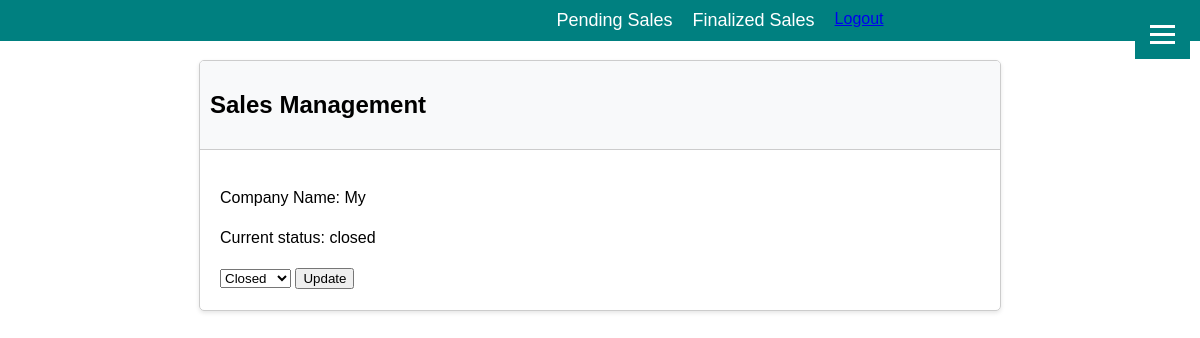
Page /sales_preview/status/5 (signed in) on the committed database.
### origin/models.py (models this page shows, shortened)
class ProductStatus(models.Model):
    product = models.ForeignKey(Product, on_delete=models.CASCADE)
    company = models.ForeignKey(Company, on_delete=models.CASCADE)
    STATUS_CHOICES = [
        ('pending', 'Pending'),
        ('closed', 'Closed'),
        ('denied', 'Denied'),
    ]
    status = models.CharField(max_length=10, choices=STATUS_CHOICES)
    description = models.TextField()
    date_updated = models.DateTimeField(auto_now=True)

class Company(models.Model):
    user = models.ForeignKey(User, on_delete=models.CASCADE)
    company_name = models.CharField(max_length=1000)
    company_address = models.CharField(max_length=1000)
    owner_number = models.CharField(max_length=20)
    manager_number = models.CharField(max_length=20, blank=True, null=True)

### origin/views.py (the view)
# urls.py: path('sales_preview/status/<int:status_id>', views.SalesStatusUpdate, name='sales_status_update'),
@login_required
@login_required
def SalesStatusUpdate(request, status_id):
    status = get_object_or_404(ProductStatus, id=status_id)
    if request.method == 'POST':
        form = ProductStatusUpdateForm(request.POST)
        if form.is_valid():
            updated_status = form.cleaned_data['updated_status']
            if status.status == 'pending' and updated_status == 'closed':
                today = timezone.now()
                month = today.month
                year = today.year
                sales_performance, created = SalesPerformance.objects.get_or_create(
                    user=request.user,
                    month=0,
                    year=0
                )
                sales_performance.closed_deals_count += 1
                user_id = request.user.id
                user = User.objects.get(id=user_id)
                date_joined = user.date_joined
                today = datetime.now(date_joined.tzinfo)
                difference = today - date_joined
                months_difference = difference.days // 30
                print(f"Date joined: {date_joined}")
                if difference.days == 30:
                    sales_performance.month = 0
                else:
                    sales_performance.month += 1
                if difference.days == 365:
                    sales_performance.year = 0
                else:
                    sales_performance.year += 1
                sales_performance.save()
            status.status = updated_status
            status.save()
            return redirect('/sales_preview')
    else:
        form = ProductStatusUpdateForm()
    statuses = [status]
    return render(request, 'sales_status.html', {'statuses': statuses, 'form': form})

### origin/forms.py
class ProductStatusUpdateForm(forms.Form):
    STATUS_CHOICES = [
        ('pending', 'Pending'),
        ('closed', 'Closed'),
        ('denied', 'Denied'),
    ]
    updated_status = forms.ChoiceField(choices=STATUS_CHOICES)

### origin/templates/sales_status.html (shortened to what this page needs)
{% extends "base.html" %}
{% block content %}
<div class="card">
    <div class="card-header">
        <h2>Sales Management</h2>
    </div>
    <div class="card-body">
        {% for status in statuses %}
            <div class="company-card">
                <p>Company Name: {{status.company.company_name}}</p>
                <p>Current status: {{ status.status }}</p>
                <form id="status-form-{{ status.id }}" method="post" data-status-id="{{ status.id }}">
                    <select name="updated_status">
                        <option value="closed" {% if status.status == 'closed' %}selected{% endif %}>Closed</option>
                    </select>
                    <button type="submit">Update</button>
                </form>
            </div>
        {% endfor %}
    </div>
</div>
{% endblock content %}

### sales_team/templates/base.html (style rules this page uses)
body { font-family: Arial, sans-serif; margin: 0; padding: 0; overflow-x: hidden; padding-top: 5%; padding-bottom: 50px; }
.card { border: 1px solid #ccc; border-radius: 5px; box-shadow: 0 2px 4px rgba(0, 0, 0, 0.1); margin-bottom: 20px; transition: transform 0.3s ease; max-width: 800px; margin: 0 auto; overflow: auto; }
.card-header { background-color: #f8f9fa; padding: 10px; border-bottom: 1px solid #ccc; font-weight: bold; }
.card-body { padding: 20px; font-size: 16px; line-height: 1.5; }

### rows in the picture
ProductStatus: company.company_name "My", status "closed", updated_status "Closed"
